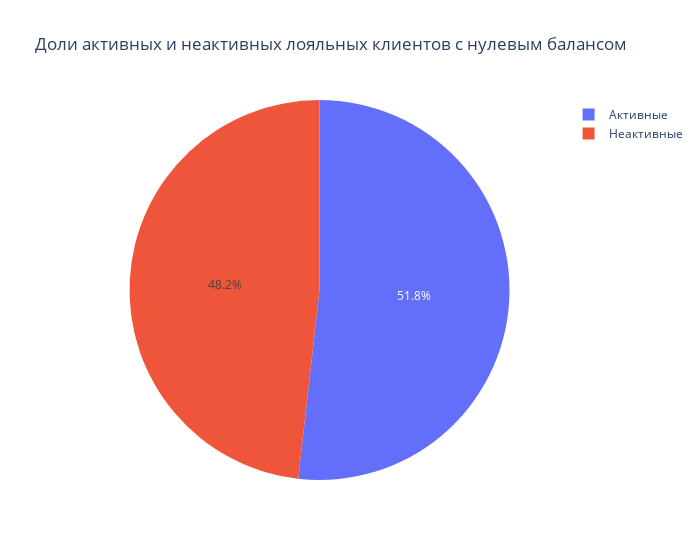

The cell this chart's notebook holds for it:
### Markdown cell above
Вывод: более чем у трети клиентов банка нулевой баланс. Если движений по балансу среди них не было (признак IsActiveMember равен нулю), то лояльными клиентами их можно считать только условно. Проверим это

### Code cell
data = churn_df[churn_df['isnull'] == 1]['IsActiveMember'].value_counts()
data.index = ['Активные', 'Неактивные']
px.pie(values=data.values, names=data.index, width=700,
       title='Доли активных и неактивных лояльных клиентов с нулевым балансом')

### Figure 1 — Plotly figure (JSON) as saved in the notebook; plotly's stock layout.template omitted (floating-point values rounded to 4 significant figures)
{"data": [{"domain": {"x": [0, 1], "y": [0, 1]}, "hovertemplate": "label=%{label}<br>value=%{value}<extra></extra>", "labels": ["Активные", "Неактивные"], "legendgroup": "", "name": "", "showlegend": true, "type": "pie", "values": [1873, 1744]}], "layout": {"legend": {"tracegroupgap": 0}, "title": {"text": "Доли активных и неактивных лояльных клиентов с нулевым балансом"}, "width": 700}}
